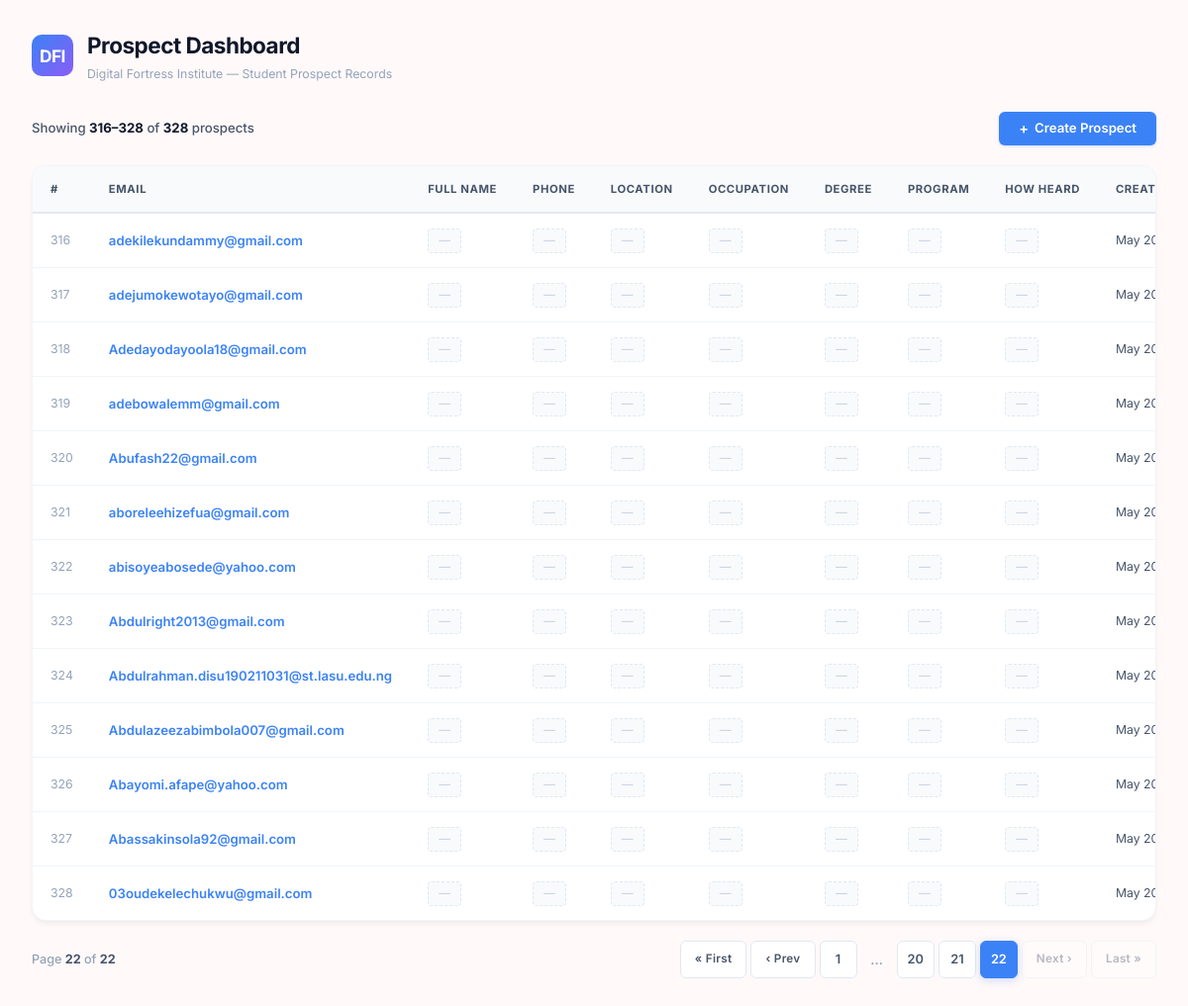
The page /dashboard/?page=22 on the database its author committed.
### prospects/models.py (models this page shows, shortened)
class Prospect(models.Model):
    HOW_HEARD_CHOICES = [
        ('roundabout_banner', 'Roundabout Banner'),
        ('friends_family', 'Friends/Family'),
        ('traditional_media', 'Traditional Media (Radio, TV, etc.)'),
        ('digital_advert', 'Digital Advert'),
        ('fliers_banner', 'Fliers/Banner'),
    ]
    email = models.EmailField(
        max_length=255,
        unique=True,
        help_text='Required. Must be a valid, unique email address.',
    )
    full_name = models.CharField(
        max_length=255,
        blank=True,
        null=True,
    )
    phone_number = models.CharField(
        max_length=50,
        blank=True,
        null=True,
    )
    location = models.CharField(
        max_length=255,
        blank=True,
        null=True,
    )
    occupation = models.CharField(
        max_length=255,
        blank=True,
        null=True,
    )
    highest_degree = models.CharField(
        max_length=255,
        blank=True,
        null=True,
    )
    program = models.CharField(
        max_length=255,
        blank=True,
        null=True,
    )
    how_heard = models.CharField(
        max_length=50,
        choices=HOW_HEARD_CHOICES,
        blank=True,
        null=True,
    )
    created_at = models.DateTimeField(auto_now_add=True)
    class Meta:
        ordering = ['-created_at']
        verbose_name = 'Prospect'
        verbose_name_plural = 'Prospects'

### prospects/views.py (the view)
# urls.py: path('', views.dashboard, name='dashboard'),
def dashboard(request):
    prospect_list = Prospect.objects.all()
    paginator = Paginator(prospect_list, PROSPECTS_PER_PAGE)
    page_number = request.GET.get('page', 1)
    page_obj = paginator.get_page(page_number)
    return render(request, 'prospects/dashboard.html', {
        'prospects': page_obj,
        'page_obj': page_obj,
        'total_count': paginator.count,
        'page_title': 'Prospect Dashboard',
    })

### prospects/templates/prospects/dashboard.html (shortened to what this page needs)
<!DOCTYPE html>
<html lang="en">
<head>
</head>
<body>
    <div class="app-shell">
        <header class="top-bar">
            <div class="top-bar__brand">
                <div class="top-bar__logo">DFI</div>
                <div>
                    <h1 class="top-bar__title">{{ page_title }}</h1>
                    <p class="top-bar__subtitle">Digital Fortress Institute — Student Prospect Records</p>
                </div>
            </div>
        </header>
        <div class="action-bar">
            <p class="record-count">
                Showing <strong>{{ page_obj.start_index }}–{{ page_obj.end_index }}</strong> of <strong>{{ total_count }}</strong> prospect{{ total_count|pluralize }}
            </p>
            <a href="{% url 'prospects:prospect_create' %}" class="btn btn--primary" id="btn-create-prospect">
                <span class="btn__icon">+</span> Create Prospect
            </a>
        </div>
        <div class="table-card">
            {% if prospects %}
            <div class="table-wrap">
                <table id="prospects-table">
                    <thead>
                        <tr>
                            <th>#</th>
                            <th>Email</th>
                            <th>Full Name</th>
                            <th>Phone</th>
                            <th>Location</th>
                            <th>Occupation</th>
                            <th>Degree</th>
                            <th>Program</th>
                            <th>How Heard</th>
                            <th>Created</th>
                        </tr>
                    </thead>
                    <tbody>
                        {% for p in prospects %}
                        <tr id="prospect-row-{{ p.pk }}">
                            <td style="color: var(--text-muted); font-size: 0.82rem;">{{ page_obj.start_index|add:forloop.counter0 }}</td>
                            <td class="col-email">{{ p.email }}</td>
                            <td>{% if p.full_name %}{{ p.full_name }}{% else %}<span class="null-tag">—</span>{% endif %}</td>
                            <td>{% if p.phone_number %}{{ p.phone_number }}{% else %}<span class="null-tag">—</span>{% endif %}</td>
                            <td>{% if p.location %}{{ p.location }}{% else %}<span class="null-tag">—</span>{% endif %}</td>
                            <td>{% if p.occupation %}{{ p.occupation }}{% else %}<span class="null-tag">—</span>{% endif %}</td>
                            <td>{% if p.highest_degree %}{{ p.highest_degree }}{% else %}<span class="null-tag">—</span>{% endif %}</td>
                            <td>{% if p.program %}{{ p.program }}{% else %}<span class="null-tag">—</span>{% endif %}</td>
                            <td>
                                {% if p.how_heard %}
                                    <span class="badge badge--channel">{{ p.get_how_heard_display }}</span>
                                {% else %}
                                    <span class="null-tag">—</span>
                                {% endif %}
                            </td>
                            <td style="font-size: 0.82rem; color: var(--text-secondary);">
                                {{ p.created_at|date:"M d, Y" }}
                            </td>
                        </tr>
                        {% endfor %}
                    </tbody>
                </table>
            </div>
            {% endif %}
        </div>
        {% if page_obj.paginator.num_pages > 1 %}
        <nav class="pagination-bar" id="pagination" aria-label="Table pagination">
            <p class="pagination-bar__info">
                Page <strong>{{ page_obj.number }}</strong> of <strong>{{ page_obj.paginator.num_pages }}</strong>
            </p>
            <div class="pagination-bar__controls">
                {% if page_obj.has_previous %}
                <a href="?page=1" class="page-btn page-btn--nav" title="First page">« First</a>
                <a href="?page={{ page_obj.previous_page_number }}" class="page-btn page-btn--nav" title="Previous page">‹ Prev</a>
                {% else %}
                <span class="page-btn page-btn--nav page-btn--disabled">« First</span>
                <span class="page-btn page-btn--nav page-btn--disabled">‹ Prev</span>
                {% endif %}
                {% for pg in page_obj.paginator.page_range %}
                    {% if pg == page_obj.number %}
                        <span class="page-btn page-btn--active">{{ pg }}</span>
                    {% elif pg == 1 or pg == page_obj.paginator.num_pages %}
                        <a href="?page={{ pg }}" class="page-btn">{{ pg }}</a>
                    {% elif pg >= page_obj.number|add:"-2" and pg <= page_obj.number|add:"2" %}
                        <a href="?page={{ pg }}" class="page-btn">{{ pg }}</a>
                    {% elif pg == page_obj.number|add:"-3" or pg == page_obj.number|add:"3" %}
                        <span class="page-ellipsis">…</span>
                    {% endif %}
                {% endfor %}
                {% if page_obj.has_next %}
                <a href="?page={{ page_obj.next_page_number }}" class="page-btn page-btn--nav" title="Next page">Next ›</a>
                <a href="?page={{ page_obj.paginator.num_pages }}" class="page-btn page-btn--nav" title="Last page">Last »</a>
                {% else %}
                <span class="page-btn page-btn--nav page-btn--disabled">Next ›</span>
                <span class="page-btn page-btn--nav page-btn--disabled">Last »</span>
                {% endif %}
            </div>
        </nav>
        {% endif %}
    </div>
</body>
</html>

### rows shown on the page
Prospect: start_index|add "316", email "adekilekundammy@gmail.com", created_at "May…"
Prospect: start_index|add "317", email "adejumokewotayo@gmail.com", created_at "May…"
Prospect: start_index|add "318", email "Adedayodayoola18@gmail.com", created_at "May…"
Prospect: start_index|add "319", email "adebowalemm@gmail.com", created_at "May…"
Prospect: start_index|add "320", email "Abufash22@gmail.com", created_at "May…"
Prospect: start_index|add "321", email "aboreleehizefua@gmail.com", created_at "May…"
Prospect: start_index|add "322", email "abisoyeabosede@yahoo.com", created_at "May…"
Prospect: start_index|add "323", email "Abdulright2013@gmail.com", created_at "May…"
Prospect: start_index|add "324", email "Abdulrahman.disu190211031@st.lasu.edu.ng", created_at "May…"
Prospect: start_index|add "325", email "Abdulazeezabimbola007@gmail.com", created_at "May…"
Prospect: start_index|add "326", email "Abayomi.afape@yahoo.com", created_at "May…"
Prospect: start_index|add "327", email "Abassakinsola92@gmail.com", created_at "May…"
Prospect: start_index|add "328", email "03oudekelechukwu@gmail.com", created_at "May…"

### other values the page prints
{{ page_title }} "Prospect Dashboard"
{{ page_obj.start_index }} "316"
{{ page_obj.end_index }} "328"
{{ total_count }} "328"
{{ page_obj.number }} "22"
{{ page_obj.paginator.num_pages }} "22"
{{ pg }} "1"
{{ pg }} "20" "21"
{{ pg }} "22"
